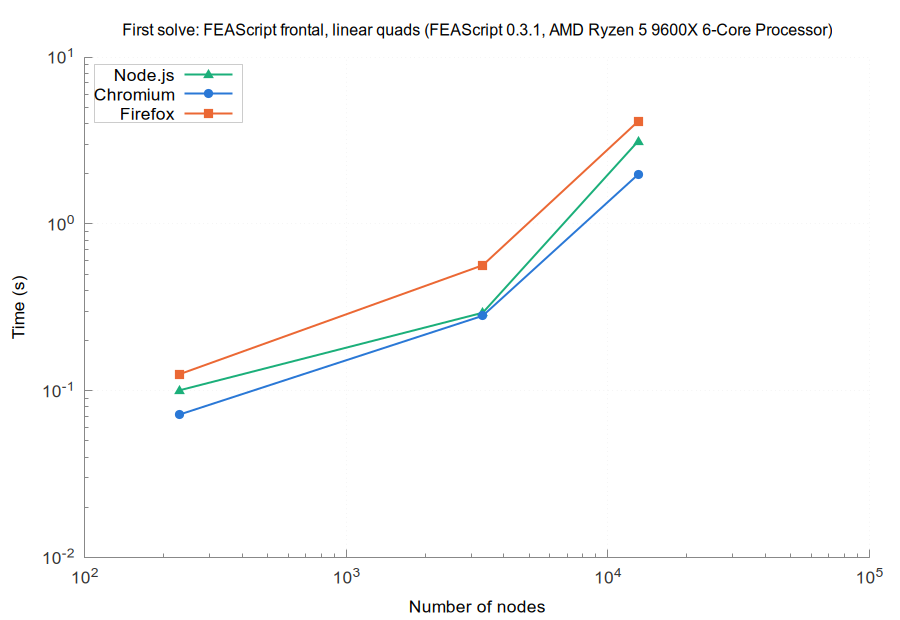

This figure's gnuplot source:
set terminal pngcairo size 900,620 font 'Arial,13'
set border 3 lc rgb '#888888'; set tics nomirror tc rgb '#333333'
set grid lc rgb '#e6e6e6' lw 1; set key top left box lc rgb '#cccccc' opaque
set logscale xy; set format y '10^{%L}'; set format x '10^{%L}'
set output 'browsers_FEAScript_frontal_linear_quads_first.png'
set title 'First solve: FEAScript frontal, linear quads (FEAScript 0.3.1, AMD Ryzen 5 9600X 6-Core Processor)' font 'Arial,12'
set xlabel 'Number of nodes'
set ylabel 'Time (s)'
plot 'browsers_FEAScript_frontal_linear_quads_first_node.dat' u 1:2 w lp lw 2 pt 9 ps 1.2 lc rgb '#1baf7a' t 'Node.js', \
     'browsers_FEAScript_frontal_linear_quads_first_chromium.dat' u 1:2 w lp lw 2 pt 7 ps 1.2 lc rgb '#2a78d6' t 'Chromium', \
     'browsers_FEAScript_frontal_linear_quads_first_firefox.dat' u 1:2 w lp lw 2 pt 5 ps 1.2 lc rgb '#eb6834' t 'Firefox'
